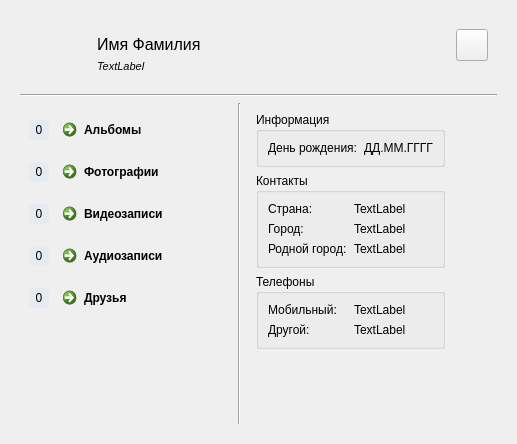
<?xml version="1.0" encoding="UTF-8"?>
<ui version="4.0">
 <class>VkPageUser</class>
 <widget class="QWidget" name="VkPageUser">
  <property name="geometry">
   <rect>
    <x>0</x>
    <y>0</y>
    <width>517</width>
    <height>444</height>
   </rect>
  </property>
  <property name="windowTitle">
   <string>Form</string>
  </property>
  <layout class="QVBoxLayout" name="mainLayout">
   <item>
    <widget class="QWidget" name="widgetStateLoaded" native="true">
     <property name="minimumSize">
      <size>
       <width>0</width>
       <height>100</height>
      </size>
     </property>
     <layout class="QGridLayout" name="gridLayout_6" columnstretch="0,0,1,1">
      <item row="2" column="2">
       <widget class="QWidget" name="widget_2" native="true">
        <property name="minimumSize">
         <size>
          <width>0</width>
          <height>50</height>
         </size>
        </property>
        <layout class="QVBoxLayout" name="verticalLayout">
         <item>
          <widget class="QGroupBox" name="groupInfo">
           <property name="title">
            <string>Информация</string>
           </property>
           <layout class="QGridLayout" name="gridLayout_4">
            <item row="0" column="0">
             <widget class="QLabel" name="labelBirthDate">
              <property name="text">
               <string>День рождения:</string>
              </property>
             </widget>
            </item>
            <item row="0" column="1">
             <widget class="QLabel" name="valueBirthDate">
              <property name="text">
               <string>ДД.ММ.ГГГГ</string>
              </property>
             </widget>
            </item>
           </layout>
          </widget>
         </item>
         <item>
          <widget class="QGroupBox" name="groupLocations">
           <property name="title">
            <string>Контакты</string>
           </property>
           <layout class="QGridLayout" name="gridLayout_2">
            <item row="0" column="0">
             <widget class="QLabel" name="labelCountry">
              <property name="text">
               <string>Страна:</string>
              </property>
             </widget>
            </item>
            <item row="0" column="1">
             <widget class="QLabel" name="valueCountry">
              <property name="text">
               <string>TextLabel</string>
              </property>
             </widget>
            </item>
            <item row="1" column="0">
             <widget class="QLabel" name="labelCity">
              <property name="text">
               <string>Город:</string>
              </property>
             </widget>
            </item>
            <item row="1" column="1">
             <widget class="QLabel" name="valueCity">
              <property name="text">
               <string>TextLabel</string>
              </property>
             </widget>
            </item>
            <item row="2" column="0">
             <widget class="QLabel" name="labelHomeTown">
              <property name="text">
               <string>Родной город:</string>
              </property>
             </widget>
            </item>
            <item row="2" column="1">
             <widget class="QLabel" name="valueHomeTown">
              <property name="text">
               <string>TextLabel</string>
              </property>
             </widget>
            </item>
           </layout>
          </widget>
         </item>
         <item>
          <widget class="QGroupBox" name="groupPhones">
           <property name="title">
            <string>Телефоны</string>
           </property>
           <layout class="QGridLayout" name="gridLayout_3">
            <item row="0" column="0">
             <widget class="QLabel" name="labelMobilePhone">
              <property name="text">
               <string>Мобильный:</string>
              </property>
             </widget>
            </item>
            <item row="0" column="1">
             <widget class="QLabel" name="valueMobilePhone">
              <property name="text">
               <string>TextLabel</string>
              </property>
             </widget>
            </item>
            <item row="1" column="0">
             <widget class="QLabel" name="labelOtherPhone">
              <property name="text">
               <string>Другой:</string>
              </property>
             </widget>
            </item>
            <item row="1" column="1">
             <widget class="QLabel" name="valueOtherPhone">
              <property name="text">
               <string>TextLabel</string>
              </property>
             </widget>
            </item>
           </layout>
          </widget>
         </item>
         <item>
          <spacer name="verticalSpacer">
           <property name="orientation">
            <enum>Qt::Vertical</enum>
           </property>
           <property name="sizeHint" stdset="0">
            <size>
             <width>20</width>
             <height>40</height>
            </size>
           </property>
          </spacer>
         </item>
        </layout>
       </widget>
      </item>
      <item row="2" column="0">
       <widget class="QWidget" name="widget" native="true">
        <layout class="QGridLayout" name="gridLayout_5">
         <item row="2" column="0">
          <widget class="QLabel" name="valueCountVideos">
           <property name="sizePolicy">
            <sizepolicy hsizetype="Fixed" vsizetype="Fixed">
             <horstretch>0</horstretch>
             <verstretch>0</verstretch>
            </sizepolicy>
           </property>
           <property name="minimumSize">
            <size>
             <width>20</width>
             <height>20</height>
            </size>
           </property>
           <property name="styleSheet">
            <string notr="true">background-color: rgb(229, 235, 241);
border-radius: 4px;</string>
           </property>
           <property name="text">
            <string>0</string>
           </property>
           <property name="alignment">
            <set>Qt::AlignCenter</set>
           </property>
          </widget>
         </item>
         <item row="0" column="0">
          <widget class="QLabel" name="valueCountAlbums">
           <property name="sizePolicy">
            <sizepolicy hsizetype="Fixed" vsizetype="Fixed">
             <horstretch>0</horstretch>
             <verstretch>0</verstretch>
            </sizepolicy>
           </property>
           <property name="minimumSize">
            <size>
             <width>20</width>
             <height>20</height>
            </size>
           </property>
           <property name="styleSheet">
            <string notr="true">background-color: rgb(229, 235, 241);
border-radius: 4px;</string>
           </property>
           <property name="text">
            <string>0</string>
           </property>
           <property name="alignment">
            <set>Qt::AlignCenter</set>
           </property>
          </widget>
         </item>
         <item row="4" column="0">
          <widget class="QLabel" name="valueCountFriends">
           <property name="sizePolicy">
            <sizepolicy hsizetype="Fixed" vsizetype="Fixed">
             <horstretch>0</horstretch>
             <verstretch>0</verstretch>
            </sizepolicy>
           </property>
           <property name="minimumSize">
            <size>
             <width>20</width>
             <height>20</height>
            </size>
           </property>
           <property name="styleSheet">
            <string notr="true">background-color: rgb(229, 235, 241);
border-radius: 4px;</string>
           </property>
           <property name="text">
            <string>0</string>
           </property>
           <property name="alignment">
            <set>Qt::AlignCenter</set>
           </property>
          </widget>
         </item>
         <item row="2" column="1">
          <widget class="QCommandLinkButton" name="buttonVideos">
           <property name="minimumSize">
            <size>
             <width>32</width>
             <height>0</height>
            </size>
           </property>
           <property name="text">
            <string>Видеозаписи</string>
           </property>
           <property name="icon">
            <iconset theme="totem">
             <normaloff>.</normaloff>.</iconset>
           </property>
          </widget>
         </item>
         <item row="0" column="1">
          <widget class="QCommandLinkButton" name="buttonAlbums">
           <property name="minimumSize">
            <size>
             <width>32</width>
             <height>32</height>
            </size>
           </property>
           <property name="text">
            <string>Альбомы</string>
           </property>
           <property name="icon">
            <iconset theme="multimedia-photo-manager">
             <normaloff>.</normaloff>.</iconset>
           </property>
          </widget>
         </item>
         <item row="3" column="0">
          <widget class="QLabel" name="valueCountAudios">
           <property name="sizePolicy">
            <sizepolicy hsizetype="Fixed" vsizetype="Fixed">
             <horstretch>0</horstretch>
             <verstretch>0</verstretch>
            </sizepolicy>
           </property>
           <property name="minimumSize">
            <size>
             <width>20</width>
             <height>20</height>
            </size>
           </property>
           <property name="styleSheet">
            <string notr="true">background-color: rgb(229, 235, 241);
border-radius: 4px;</string>
           </property>
           <property name="text">
            <string>0</string>
           </property>
           <property name="alignment">
            <set>Qt::AlignCenter</set>
           </property>
          </widget>
         </item>
         <item row="3" column="1">
          <widget class="QCommandLinkButton" name="buttonAudios">
           <property name="minimumSize">
            <size>
             <width>32</width>
             <height>0</height>
            </size>
           </property>
           <property name="text">
            <string>Аудиозаписи</string>
           </property>
           <property name="icon">
            <iconset theme="applications-multimedia">
             <normaloff>.</normaloff>.</iconset>
           </property>
          </widget>
         </item>
         <item row="1" column="0">
          <widget class="QLabel" name="valueCountPhotos">
           <property name="sizePolicy">
            <sizepolicy hsizetype="Fixed" vsizetype="Fixed">
             <horstretch>0</horstretch>
             <verstretch>0</verstretch>
            </sizepolicy>
           </property>
           <property name="minimumSize">
            <size>
             <width>20</width>
             <height>20</height>
            </size>
           </property>
           <property name="styleSheet">
            <string notr="true">background-color: rgb(229, 235, 241);
border-radius: 4px;</string>
           </property>
           <property name="text">
            <string>0</string>
           </property>
           <property name="alignment">
            <set>Qt::AlignCenter</set>
           </property>
          </widget>
         </item>
         <item row="1" column="1">
          <widget class="QCommandLinkButton" name="buttonPhotos">
           <property name="minimumSize">
            <size>
             <width>32</width>
             <height>0</height>
            </size>
           </property>
           <property name="text">
            <string>Фотографии</string>
           </property>
           <property name="icon">
            <iconset theme="camera">
             <normaloff>.</normaloff>.</iconset>
           </property>
          </widget>
         </item>
         <item row="4" column="1">
          <widget class="QCommandLinkButton" name="buttonFriends">
           <property name="minimumSize">
            <size>
             <width>32</width>
             <height>0</height>
            </size>
           </property>
           <property name="text">
            <string>Друзья</string>
           </property>
           <property name="icon">
            <iconset theme="config-users">
             <normaloff>.</normaloff>.</iconset>
           </property>
          </widget>
         </item>
         <item row="5" column="1">
          <spacer name="verticalSpacer_2">
           <property name="orientation">
            <enum>Qt::Vertical</enum>
           </property>
           <property name="sizeHint" stdset="0">
            <size>
             <width>20</width>
             <height>40</height>
            </size>
           </property>
          </spacer>
         </item>
        </layout>
       </widget>
      </item>
      <item row="2" column="1">
       <widget class="Line" name="line_2">
        <property name="orientation">
         <enum>Qt::Vertical</enum>
        </property>
       </widget>
      </item>
      <item row="2" column="3">
       <widget class="QWidget" name="widget_4" native="true">
        <layout class="QHBoxLayout" name="horizontalLayout_2"/>
       </widget>
      </item>
      <item row="1" column="0" colspan="4">
       <widget class="Line" name="line">
        <property name="orientation">
         <enum>Qt::Horizontal</enum>
        </property>
       </widget>
      </item>
      <item row="0" column="0" colspan="4">
       <widget class="QWidget" name="widget_3" native="true">
        <property name="sizePolicy">
         <sizepolicy hsizetype="Preferred" vsizetype="Fixed">
          <horstretch>0</horstretch>
          <verstretch>0</verstretch>
         </sizepolicy>
        </property>
        <property name="minimumSize">
         <size>
          <width>0</width>
          <height>50</height>
         </size>
        </property>
        <layout class="QHBoxLayout" name="horizontalLayout" stretch="0,1,0">
         <item>
          <widget class="VkImageWidget" name="imageProfile" native="true">
           <property name="sizePolicy">
            <sizepolicy hsizetype="Fixed" vsizetype="Fixed">
             <horstretch>0</horstretch>
             <verstretch>0</verstretch>
            </sizepolicy>
           </property>
           <property name="minimumSize">
            <size>
             <width>50</width>
             <height>50</height>
            </size>
           </property>
           <property name="maximumSize">
            <size>
             <width>50</width>
             <height>50</height>
            </size>
           </property>
          </widget>
         </item>
         <item>
          <layout class="QVBoxLayout" name="verticalLayout_3">
           <property name="leftMargin">
            <number>12</number>
           </property>
           <item>
            <spacer name="verticalSpacer_4">
             <property name="orientation">
              <enum>Qt::Vertical</enum>
             </property>
             <property name="sizeHint" stdset="0">
              <size>
               <width>20</width>
               <height>0</height>
              </size>
             </property>
            </spacer>
           </item>
           <item>
            <widget class="QLabel" name="valueUsername">
             <property name="font">
              <font>
               <pointsize>12</pointsize>
              </font>
             </property>
             <property name="text">
              <string>Имя Фамилия</string>
             </property>
            </widget>
           </item>
           <item>
            <widget class="QLabel" name="valueStatus">
             <property name="font">
              <font>
               <pointsize>8</pointsize>
               <italic>true</italic>
              </font>
             </property>
             <property name="text">
              <string>TextLabel</string>
             </property>
            </widget>
           </item>
           <item>
            <spacer name="verticalSpacer_3">
             <property name="orientation">
              <enum>Qt::Vertical</enum>
             </property>
             <property name="sizeHint" stdset="0">
              <size>
               <width>20</width>
               <height>0</height>
              </size>
             </property>
            </spacer>
           </item>
          </layout>
         </item>
         <item>
          <layout class="QVBoxLayout" name="verticalLayout_2">
           <item>
            <widget class="QToolButton" name="valueOnline">
             <property name="minimumSize">
              <size>
               <width>32</width>
               <height>32</height>
              </size>
             </property>
             <property name="statusTip">
              <string>Написать сообщение</string>
             </property>
             <property name="icon">
              <iconset theme="user-available">
               <normaloff>.</normaloff>.</iconset>
             </property>
             <property name="iconSize">
              <size>
               <width>16</width>
               <height>16</height>
              </size>
             </property>
             <property name="toolButtonStyle">
              <enum>Qt::ToolButtonTextBesideIcon</enum>
             </property>
            </widget>
           </item>
           <item>
            <spacer name="verticalSpacer_5">
             <property name="orientation">
              <enum>Qt::Vertical</enum>
             </property>
             <property name="sizeHint" stdset="0">
              <size>
               <width>20</width>
               <height>0</height>
              </size>
             </property>
            </spacer>
           </item>
          </layout>
         </item>
        </layout>
       </widget>
      </item>
     </layout>
    </widget>
   </item>
  </layout>
 </widget>
 <customwidgets>
  <customwidget>
   <class>VkImageWidget</class>
   <extends>QWidget</extends>
   <header>vkimagewidget.h</header>
   <container>1</container>
  </customwidget>
 </customwidgets>
 <resources/>
 <connections/>
</ui>
